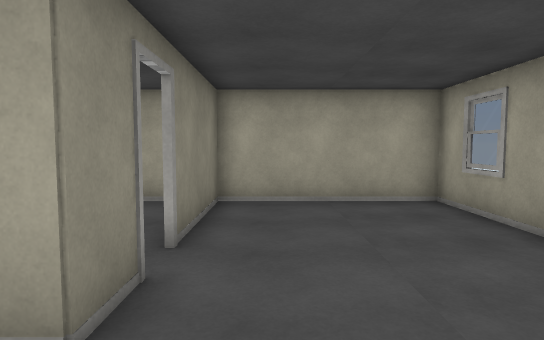
view 1 (above)

15 first-person views from a walk through a 3-D level made in the Unity game engine. The camera is 1.5 m above the floor, tilts 4° down and sees 75° across. The floor is counted in squares, 1 m on a side. Each view is taken from the middle of a square. On the plan, view 1 faces up. The plan holds only what a view shows up to about 16 squares ahead; the rest is blank. Door leaves are left out, so doorways stand open. Surface patterns are stand-ins for the level's own textures.

view 2
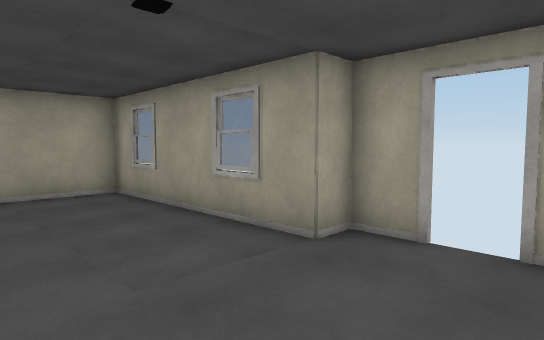

view 3
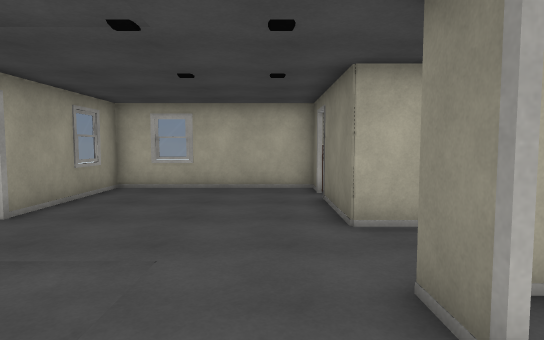

view 4
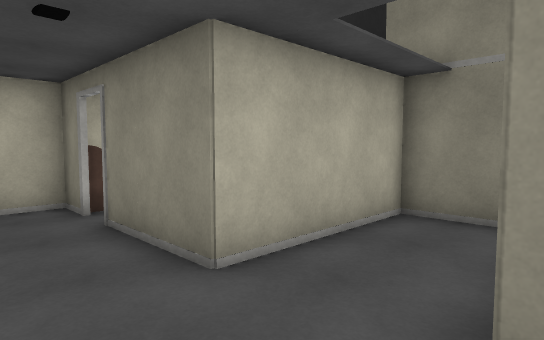

view 5
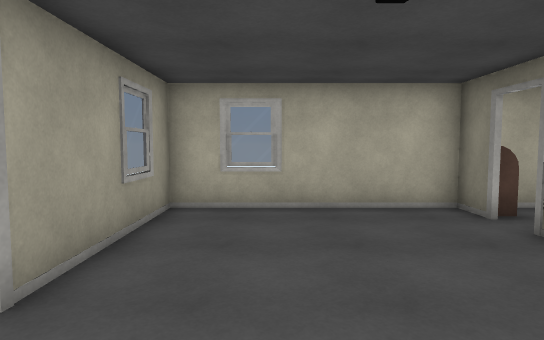

view 6
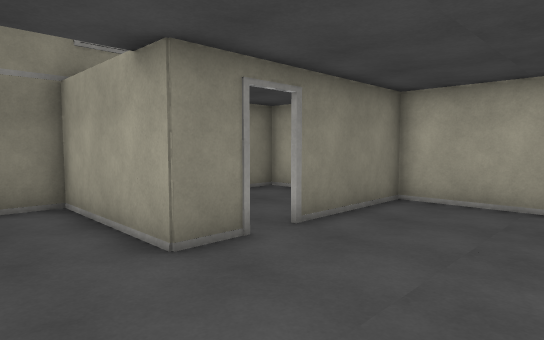

view 7
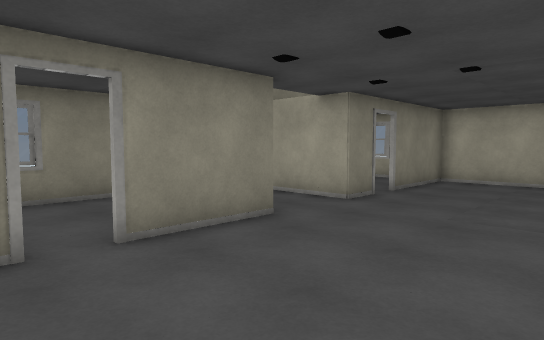

view 8
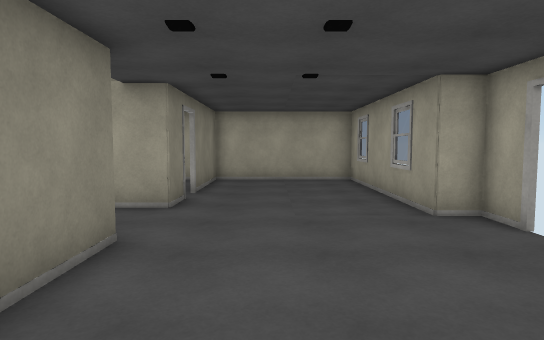

view 9
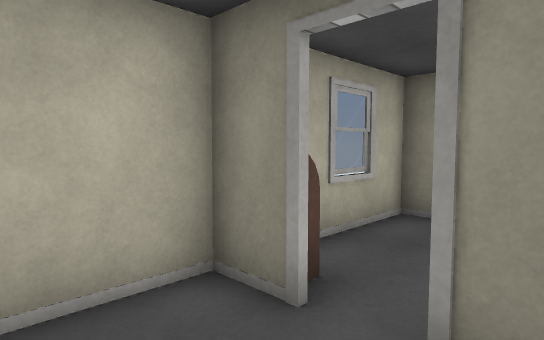

view 10
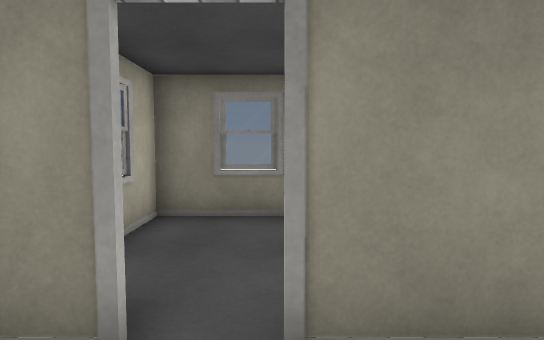

view 11
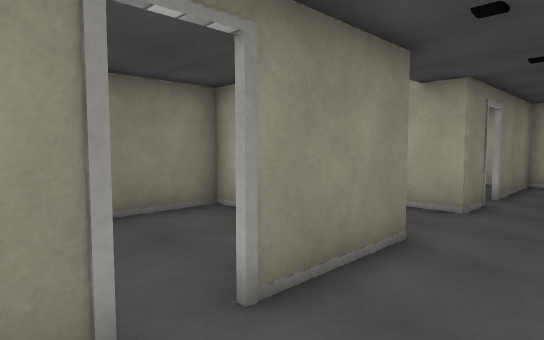

view 12
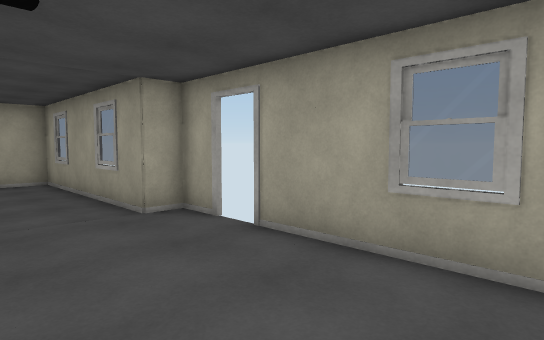

view 13
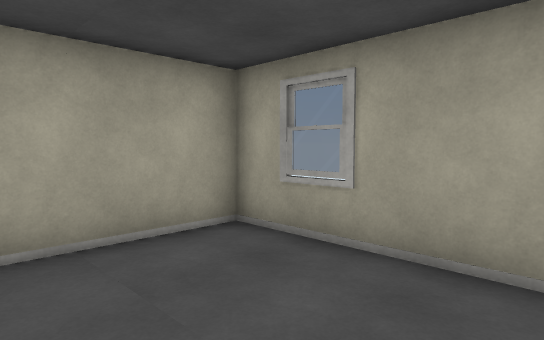

view 14
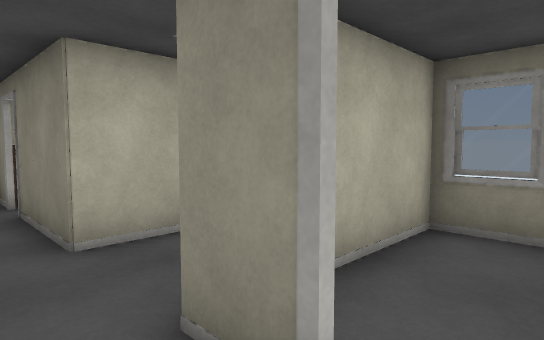

view 15
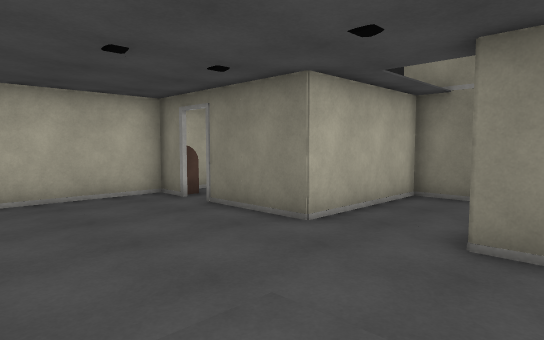

### Floor plan
Points are (right, up) in squares from view 1. A wall is a line through its corners. A room is listed if a view was taken in it or the views show most of it. See-through windows are left out.
Room 1 (views 1, 2, 3, 4, 5, 6, 7, 8, 9, 10, 11, 12, 13, 14, 15)
walls: (-1.5, 4) (-1.5, 2.5) (-6.5, 2.5); (5.5, 0) (5.5, 1.5) (4.5, 1.5) (4.5, 9.5) (-1.5, 9.5) (-1.5, 5); (-1.5, -3.4) (-1.5, -4); (-1.5, -5) (-1.5, -6.5); (-6.5, -0.5) (-1.5, -0.5) (-1.5, -1.6); (-1, -6.5) (5.5, -6.5) (5.5, -1); (-6.5, 3.1) (-6.5, -1.1)
ways out: open door at (5.5, -0.5)
Room 2 (no view inside)
walls: (-6.5, -1.1) (-6.5, -6.5) (-1, -6.5)
objects: other object (-2, -6) to (-2, -5)

Where each view was taken, in squares from view 1:
view 1: 0 up, 0 right, facing up
view 2: 2 down, 0 right, facing up-right
view 3: 6 up, 0 right, facing down
view 4: 3 up, 1 right, facing down-left
view 5: 2 up, 3 right, facing down
view 6: 0 up, 3 right, facing up-left
view 7: 6 down, 4 right, facing up-left
view 8: 6 down, 1 right, facing up
view 9: 3 down, 1 right, facing down-left
view 10: 4 down, 1 right, facing left
view 11: 6 down, 1 right, facing up-left
view 12: 6 down, 1 right, facing up-right
view 13: 4 up, 0 right, facing up-right
view 14: 5 up, 0 right, facing down-left
view 15: 4 up, 4 right, facing down-left
